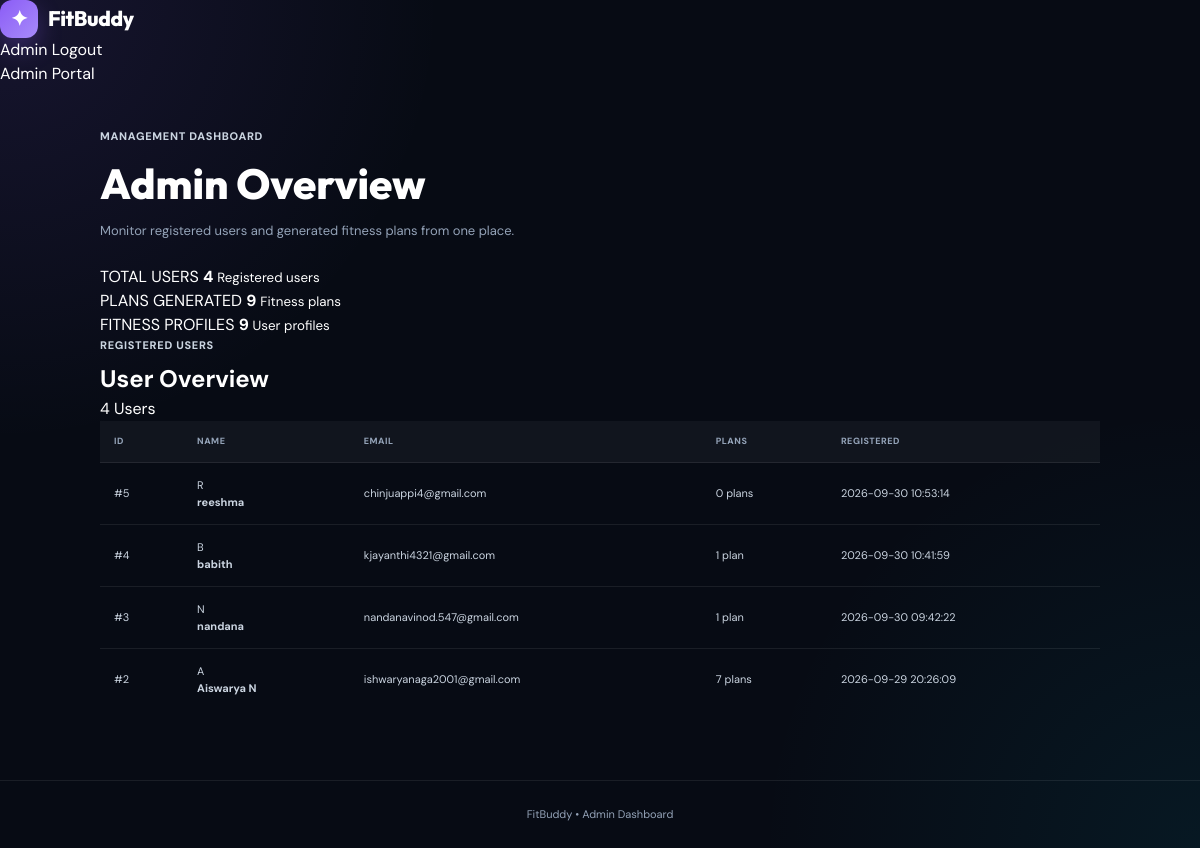
The page /admin (signed in) on the database its author committed.
### tables this page shows
CREATE TABLE users (
        id INTEGER PRIMARY KEY AUTOINCREMENT,
        name TEXT NOT NULL,
        email TEXT UNIQUE NOT NULL,
        password TEXT NOT NULL,
        role TEXT NOT NULL DEFAULT 'user',
        created_at TEXT NOT NULL
    );

### app.py (the view, shortened to what this page needs)
@app.route("/admin")
def admin():
    if "user_id" not in session:
        return redirect(
            url_for("admin_login")
        )
    conn = get_db()
    total_users = conn.execute(
        """
        SELECT COUNT(*) AS count

        FROM users

        WHERE role = 'user'
        """
    ).fetchone()["count"]
    total_plans = conn.execute(
        """
        SELECT COUNT(*) AS count

        FROM plans
        """
    ).fetchone()["count"]
    total_profiles = conn.execute(
        """
        SELECT COUNT(*) AS count

        FROM fitness_profiles
        """
    ).fetchone()["count"]
    users = conn.execute(
        """
        SELECT

            users.id,

            users.name,

            users.email,

            users.created_at,

            COUNT(plans.id)
            AS plan_count

        FROM users

        LEFT JOIN plans

        ON users.id = plans.user_id

        WHERE users.role = 'user'

        GROUP BY users.id

        ORDER BY users.id DESC
        """
    ).fetchall()
    conn.close()
    return render_template(
        "admin.html",
        users=users,
        total_users=total_users,
        total_plans=total_plans,
        total_profiles=total_profiles
    )

### app.py (called while the page is built)
def get_db():
    conn = sqlite3.connect(DATABASE)
    conn.row_factory = sqlite3.Row
    return conn

### templates/admin.html (shortened to what this page needs)
<!DOCTYPE html>
<html lang="en">
<head>
    <link
        rel="stylesheet"
        href="{{ url_for('static', filename='css/style.css') }}"
    >
</head>
<body class="history-page">
<div class="app-shell">
    <nav class="navbar">
        <a href="{{ url_for('admin') }}" class="brand">
            <span class="brand-icon">✦</span>
            <span>
                Fit<span>Buddy</span>
            </span>
        </a>
        <div class="nav-links">
            <a href="{{ url_for('admin') }}" class="active">
                Admin
            </a>
            <a href="{{ url_for('logout') }}">
                Logout
            </a>
        </div>
        <div class="nav-status">
            Admin Portal
        </div>
    </nav>
    <main>
        <section class="page-header">
            <span class="mini-label">
                MANAGEMENT DASHBOARD
            </span>
            <h1>
                Admin Overview
            </h1>
            <p>
                Monitor registered users and generated
                fitness plans from one place.
            </p>
        </section>
        <section class="stats-grid">
            <div class="stat-card">
                <span>
                    TOTAL USERS
                </span>
                <strong>
                    {{ total_users }}
                </strong>
                <small>
                    Registered users
                </small>
            </div>
            <div class="stat-card">
                <span>
                    PLANS GENERATED
                </span>
                <strong>
                    {{ total_plans }}
                </strong>
                <small>
                    Fitness plans
                </small>
            </div>
            <div class="stat-card">
                <span>
                    FITNESS PROFILES
                </span>
                <strong>
                    {{ total_profiles }}
                </strong>
                <small>
                    User profiles
                </small>
            </div>
        </section>
        <section class="admin-card">
            <div class="admin-card-header">
                <div>
                    <span class="mini-label">
                        REGISTERED USERS
                    </span>
                    <h2>
                        User Overview
                    </h2>
                </div>
                <span class="admin-count">
                    {{ total_users }} Users
                </span>
            </div>
            <div class="table-wrapper">
                <table class="admin-table">
                    <thead>
                        <tr>
                            <th>ID</th>
                            <th>Name</th>
                            <th>Email</th>
                            <th>Plans</th>
                            <th>Registered</th>
                        </tr>
                    </thead>
                    <tbody>
                        {% for user in users %}
                        <tr>
                            <td>
                                <span class="user-id">
                                    #{{ user["id"] }}
                                </span>
                            </td>
                            <td>
                                <div class="user-name-cell">
                                    <div class="user-avatar">
                                        {{ user["name"][0]|upper }}
                                    </div>
                                    <strong>
                                        {{ user["name"] }}
                                    </strong>
                                </div>
                            </td>
                            <td>
                                <span class="user-email">
                                    {{ user["email"] }}
                                </span>
                            </td>
                            <td>
                                <span class="plan-badge">
                                    {{ user["plan_count"] }}
                                    plan{% if user["plan_count"] != 1 %}s{% endif %}
                                </span>
                            </td>
                            <td>
                                <span class="created-date">
                                    {{ user["created_at"] }}
                                </span>
                            </td>
                        </tr>
                        {% endfor %}
                    </tbody>
                </table>
            </div>
        </section>
    </main>
    <footer class="footer">
        <span>
            FitBuddy
        </span>
        <span>
            •
        </span>
        <span>
            Admin Dashboard
        </span>
    </footer>
</div>
</body>
</html>

### static/css/style.css (style rules this page uses)
:root { --primary: #8b5cf6; --primary-dark: #6d28d9; --secondary: #22c55e; --accent: #06b6d4; --bg: #070b14; --bg-soft: #0b1120; --card: rgba(17, 24, 39, 0.82); --card-solid: #111827; --text: #ffffff; --text-soft: #cbd5e1; --text-muted: #94a3b8; --border: rgba(255, 255, 255, 0.08); --border-strong: rgba(255, 255, 255, 0.15); --danger: #ef4444; --warning: #f59e0b; --radius: 18px; --radius-sm: 12px; --shadow: 0 20px 60px rgba(0, 0, 0, 0.35); --transition: 0.25s ease; }
* { margin: 0; padding: 0; box-sizing: border-box; }
html { scroll-behavior: smooth; }
body { min-height: 100vh; background: radial-gradient( circle at top left, rgba(139, 92, 246, 0.12), transparent 30% ), radial-gradient( circle at bottom right, rgba(6, 182, 212, 0.08), transparent 30% ), var(--bg); color: var(--text); font-family: "DM Sans", sans-serif; line-height: 1.5; }
a { color: inherit; text-decoration: none; }
.brand { display: inline-flex; align-items: center; gap: 10px; font-family: "Outfit", sans-serif; font-size: 21px; font-weight: 800; letter-spacing: -0.4px; }
.brand-icon { width: 38px; height: 38px; display: flex; align-items: center; justify-content: center; border-radius: 12px; background: linear-gradient( 135deg, var(--primary), #a78bfa ); box-shadow: 0 10px 25px rgba(139, 92, 246, 0.3); }
.mini-label { display: block; margin-bottom: 7px; color: var(--text-soft); font-size: 11px; font-weight: 800; text-transform: uppercase; letter-spacing: 0.7px; }
.page-header { margin-bottom: 25px; }
.page-header h1 { font-family: "Outfit", sans-serif; font-size: clamp(28px, 4vw, 42px); font-weight: 800; }
.page-header p { margin-top: 6px; color: var(--text-muted); font-size: 13px; }
.footer { padding: 25px 20px; border-top: 1px solid var(--border); color: var(--text-muted); text-align: center; font-size: 11px; }
.history-page { min-height: 100vh; }
.history-page main { width: min(1000px, calc(100% - 40px)); margin: auto; padding: 42px 0 70px; }
.admin-table { width: 100%; min-width: 850px; border-collapse: collapse; }
.admin-table th { padding: 14px; border-bottom: 1px solid var(--border); color: var(--text-muted); background: rgba(255, 255, 255, 0.02); font-size: 9px; font-weight: 800; text-align: left; text-transform: uppercase; letter-spacing: 0.5px; }
.admin-table td { padding: 14px; border-bottom: 1px solid var(--border); color: var(--text-soft); font-size: 11px; }
.admin-table tbody tr:last-child td { border-bottom: none; }
table { width: 100%; }
thead { background: rgba(255, 255, 255, 0.02); }
th { color: var(--text-muted); font-size: 10px; font-weight: 800; }
td { color: var(--text-soft); font-size: 12px; }

### rows shown on the page
users: id "5", name "R", name "reeshma", email "chinjuappi4@gmail.com", plan_count "0", created_at "2026-09-30 10:53:14"
users: id "4", name "B", name "babith", email "kjayanthi4321@gmail.com", plan_count "1", created_at "2026-09-30 10:41:59"
users: id "3", name "N", name "nandana", email "nandanavinod.547@gmail.com", plan_count "1", created_at "2026-09-30 09:42:22"
users: id "2", name "A", name "Aiswarya N", email "ishwaryanaga2001@gmail.com", plan_count "7", created_at "2026-09-29 20:26:09"

### other values the page prints
{{ total_users }} "4"
{{ total_plans }} "9"
{{ total_profiles }} "9"
